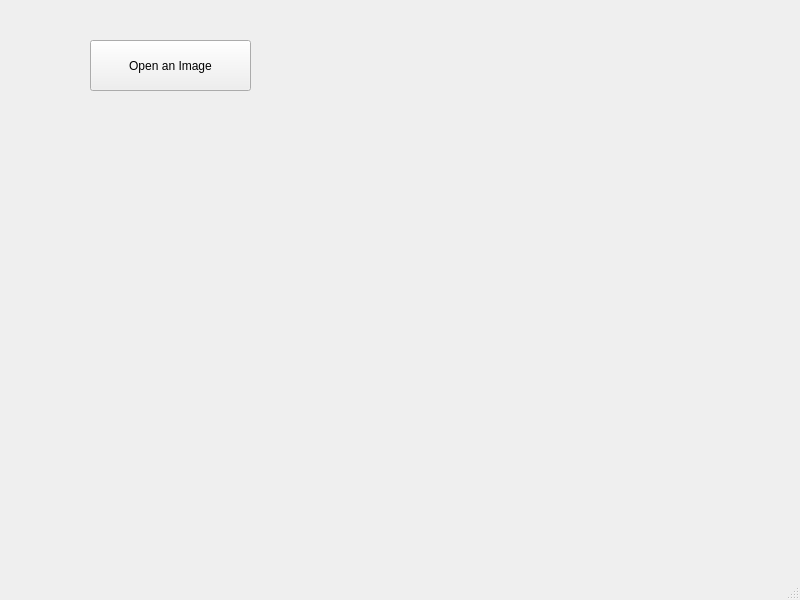
<?xml version="1.0" encoding="UTF-8"?>
<ui version="4.0">
 <class>MainWindow</class>
 <widget class="QMainWindow" name="MainWindow">
  <property name="geometry">
   <rect>
    <x>0</x>
    <y>0</y>
    <width>800</width>
    <height>600</height>
   </rect>
  </property>
  <property name="windowTitle">
   <string>MainWindow</string>
  </property>
  <widget class="QWidget" name="centralwidget">
   <widget class="QPushButton" name="pushButton">
    <property name="geometry">
     <rect>
      <x>90</x>
      <y>40</y>
      <width>161</width>
      <height>51</height>
     </rect>
    </property>
    <property name="text">
     <string>Open an Image</string>
    </property>
   </widget>
  </widget>
  <widget class="QMenuBar" name="menubar">
   <property name="geometry">
    <rect>
     <x>0</x>
     <y>0</y>
     <width>800</width>
     <height>17</height>
    </rect>
   </property>
  </widget>
  <widget class="QStatusBar" name="statusbar"/>
 </widget>
 <resources/>
 <connections/>
</ui>
